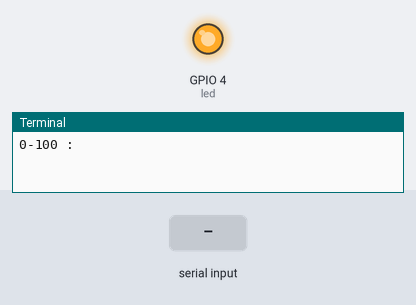
A program run on a simulated Raspberry Pi (BCM pin numbers). Parts: output pins drawn as LEDs (lit = HIGH), the last lines printed to the terminal. The inputs (shaded band) are chosen by the test bench.

Above: at 1.2 s.
1.3 s: "5" typed at the terminal
At 1.6 s:
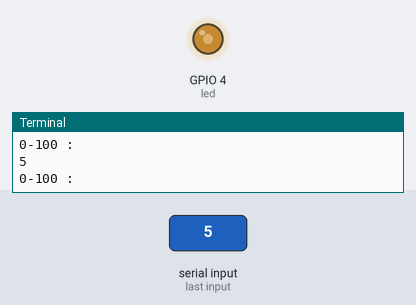
2.8 s: "0" typed at the terminal
At 4.0 s:
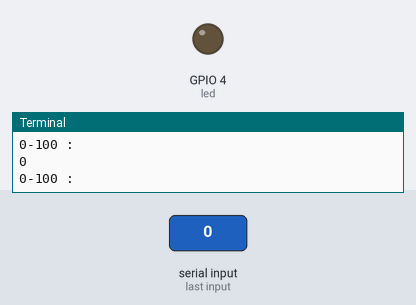
Timing chart, 0 to 5.8 s (numbered marks = the images above; inputs shaded):
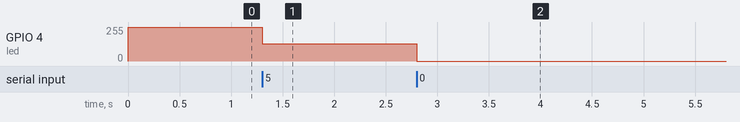

The program:

pwmledtest.py
```python
import RPi.GPIO as GPIO

led = 4
GPIO.setmode(GPIO.BCM)
GPIO.setup(led, GPIO.OUT)

pwm = GPIO.PWM(led, 500)
pwm.start(100)

while True:
    duty_c = raw_input('0-100 : ')
    duty = int(duty_c)*10
    pwm.ChangeDutyCycle(duty)
```

Measured:
- after the input at 1.3 s, GPIO 4 (led): 255/255 → 128/255 at once
- after the input at 2.8 s, GPIO 4 (led): 128/255 → 0/255 at once
